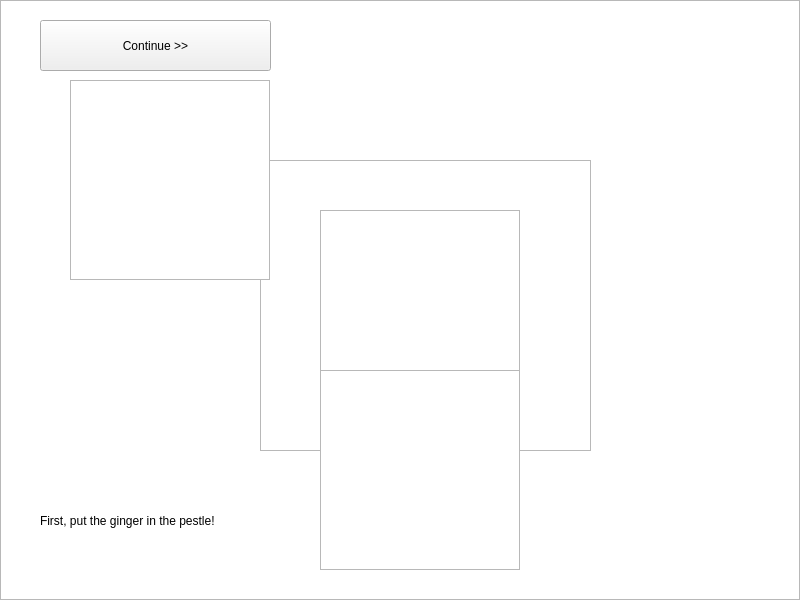
<?xml version="1.0" encoding="UTF-8"?>
<ui version="4.0">
 <class>LevelOne</class>
 <widget class="QWidget" name="LevelOne">
  <property name="geometry">
   <rect>
    <x>0</x>
    <y>0</y>
    <width>800</width>
    <height>600</height>
   </rect>
  </property>
  <property name="windowTitle">
   <string>Form</string>
  </property>
  <widget class="QStackedWidget" name="levelOneSteps">
   <property name="geometry">
    <rect>
     <x>0</x>
     <y>0</y>
     <width>801</width>
     <height>601</height>
    </rect>
   </property>
   <property name="currentIndex">
    <number>3</number>
   </property>
   <widget class="QWidget" name="page">
    <widget class="QGraphicsView" name="pot">
     <property name="geometry">
      <rect>
       <x>450</x>
       <y>215</y>
       <width>380</width>
       <height>300</height>
      </rect>
     </property>
    </widget>
    <widget class="DragItem" name="onion" native="true">
     <property name="geometry">
      <rect>
       <x>0</x>
       <y>0</y>
       <width>800</width>
       <height>600</height>
      </rect>
     </property>
    </widget>
    <widget class="DragItem" name="wine" native="true">
     <property name="geometry">
      <rect>
       <x>0</x>
       <y>0</y>
       <width>800</width>
       <height>600</height>
      </rect>
     </property>
    </widget>
    <widget class="DragItem" name="ginger" native="true">
     <property name="geometry">
      <rect>
       <x>0</x>
       <y>0</y>
       <width>800</width>
       <height>600</height>
      </rect>
     </property>
    </widget>
    <widget class="DragItem" name="chicken" native="true">
     <property name="geometry">
      <rect>
       <x>0</x>
       <y>0</y>
       <width>800</width>
       <height>600</height>
      </rect>
     </property>
    </widget>
    <widget class="QPushButton" name="sceneOneContinue">
     <property name="geometry">
      <rect>
       <x>40</x>
       <y>20</y>
       <width>231</width>
       <height>51</height>
      </rect>
     </property>
     <property name="text">
      <string>Continue &gt;&gt;&gt;</string>
     </property>
    </widget>
    <widget class="QLabel" name="stepLabel">
     <property name="geometry">
      <rect>
       <x>30</x>
       <y>520</y>
       <width>271</width>
       <height>20</height>
      </rect>
     </property>
     <property name="styleSheet">
      <string notr="true"/>
     </property>
     <property name="text">
      <string/>
     </property>
    </widget>
    <widget class="QLabel" name="infoBox">
     <property name="geometry">
      <rect>
       <x>430</x>
       <y>50</y>
       <width>331</width>
       <height>191</height>
      </rect>
     </property>
     <property name="text">
      <string/>
     </property>
    </widget>
    <widget class="QGraphicsView" name="scene1Background">
     <property name="geometry">
      <rect>
       <x>0</x>
       <y>0</y>
       <width>800</width>
       <height>600</height>
      </rect>
     </property>
    </widget>
    <zorder>scene1Background</zorder>
    <zorder>pot</zorder>
    <zorder>sceneOneContinue</zorder>
    <zorder>chicken</zorder>
    <zorder>wine</zorder>
    <zorder>onion</zorder>
    <zorder>ginger</zorder>
    <zorder>stepLabel</zorder>
    <zorder>infoBox</zorder>
   </widget>
   <widget class="QWidget" name="page_2">
    <widget class="QGraphicsView" name="pot_2">
     <property name="geometry">
      <rect>
       <x>520</x>
       <y>130</y>
       <width>231</width>
       <height>211</height>
      </rect>
     </property>
    </widget>
    <widget class="QSlider" name="ovenSettingSlider">
     <property name="geometry">
      <rect>
       <x>60</x>
       <y>340</y>
       <width>291</width>
       <height>31</height>
      </rect>
     </property>
     <property name="orientation">
      <enum>Qt::Orientation::Horizontal</enum>
     </property>
    </widget>
    <widget class="QLCDNumber" name="ovenMinCount">
     <property name="geometry">
      <rect>
       <x>60</x>
       <y>230</y>
       <width>291</width>
       <height>91</height>
      </rect>
     </property>
    </widget>
    <widget class="QPushButton" name="sceneTwoContinue">
     <property name="geometry">
      <rect>
       <x>40</x>
       <y>20</y>
       <width>231</width>
       <height>51</height>
      </rect>
     </property>
     <property name="text">
      <string>Continue &gt;&gt;&gt;</string>
     </property>
    </widget>
    <widget class="QGraphicsView" name="oven">
     <property name="geometry">
      <rect>
       <x>500</x>
       <y>320</y>
       <width>261</width>
       <height>231</height>
      </rect>
     </property>
    </widget>
    <widget class="QLabel" name="label">
     <property name="geometry">
      <rect>
       <x>280</x>
       <y>180</y>
       <width>61</width>
       <height>51</height>
      </rect>
     </property>
     <property name="text">
      <string>Minutes</string>
     </property>
    </widget>
    <widget class="QLabel" name="ovenInstruction">
     <property name="geometry">
      <rect>
       <x>60</x>
       <y>110</y>
       <width>271</width>
       <height>51</height>
      </rect>
     </property>
     <property name="text">
      <string>Adjust the heat to low using the slide bar</string>
     </property>
    </widget>
    <widget class="QLabel" name="label_3">
     <property name="geometry">
      <rect>
       <x>10</x>
       <y>340</y>
       <width>41</width>
       <height>31</height>
      </rect>
     </property>
     <property name="text">
      <string>Low</string>
     </property>
    </widget>
    <widget class="QLabel" name="label_4">
     <property name="geometry">
      <rect>
       <x>370</x>
       <y>340</y>
       <width>41</width>
       <height>31</height>
      </rect>
     </property>
     <property name="text">
      <string>High</string>
     </property>
    </widget>
    <widget class="QGraphicsView" name="scene2Background">
     <property name="geometry">
      <rect>
       <x>0</x>
       <y>0</y>
       <width>800</width>
       <height>600</height>
      </rect>
     </property>
    </widget>
    <zorder>scene2Background</zorder>
    <zorder>pot_2</zorder>
    <zorder>ovenSettingSlider</zorder>
    <zorder>ovenMinCount</zorder>
    <zorder>sceneTwoContinue</zorder>
    <zorder>oven</zorder>
    <zorder>label</zorder>
    <zorder>ovenInstruction</zorder>
    <zorder>label_3</zorder>
    <zorder>label_4</zorder>
   </widget>
   <widget class="QWidget" name="page_3">
    <widget class="QGraphicsView" name="iceWaterBowl">
     <property name="geometry">
      <rect>
       <x>250</x>
       <y>260</y>
       <width>491</width>
       <height>301</height>
      </rect>
     </property>
    </widget>
    <widget class="DragItem" name="chicken_2" native="true">
     <property name="geometry">
      <rect>
       <x>0</x>
       <y>0</y>
       <width>800</width>
       <height>600</height>
      </rect>
     </property>
    </widget>
    <widget class="QPushButton" name="sceneThreeContinue">
     <property name="geometry">
      <rect>
       <x>40</x>
       <y>20</y>
       <width>231</width>
       <height>51</height>
      </rect>
     </property>
     <property name="text">
      <string>Continue &gt;&gt;</string>
     </property>
    </widget>
    <widget class="QLabel" name="stepLabel4">
     <property name="geometry">
      <rect>
       <x>500</x>
       <y>70</y>
       <width>331</width>
       <height>31</height>
      </rect>
     </property>
     <property name="text">
      <string/>
     </property>
    </widget>
    <widget class="QGraphicsView" name="scene3Background">
     <property name="geometry">
      <rect>
       <x>0</x>
       <y>0</y>
       <width>800</width>
       <height>600</height>
      </rect>
     </property>
    </widget>
    <zorder>scene3Background</zorder>
    <zorder>iceWaterBowl</zorder>
    <zorder>chicken_2</zorder>
    <zorder>sceneThreeContinue</zorder>
    <zorder>stepLabel4</zorder>
   </widget>
   <widget class="QWidget" name="page_4">
    <widget class="QGraphicsView" name="cuttingBoard">
     <property name="geometry">
      <rect>
       <x>260</x>
       <y>160</y>
       <width>331</width>
       <height>291</height>
      </rect>
     </property>
    </widget>
    <widget class="DragItem" name="knife" native="true">
     <property name="geometry">
      <rect>
       <x>0</x>
       <y>0</y>
       <width>800</width>
       <height>600</height>
      </rect>
     </property>
    </widget>
    <widget class="DragItem" name="pestle" native="true">
     <property name="geometry">
      <rect>
       <x>0</x>
       <y>0</y>
       <width>800</width>
       <height>600</height>
      </rect>
     </property>
    </widget>
    <widget class="QLabel" name="stepLabel2">
     <property name="geometry">
      <rect>
       <x>40</x>
       <y>475</y>
       <width>211</width>
       <height>91</height>
      </rect>
     </property>
     <property name="text">
      <string>First, put the ginger in the pestle!</string>
     </property>
    </widget>
    <widget class="QGraphicsView" name="mortar">
     <property name="geometry">
      <rect>
       <x>320</x>
       <y>370</y>
       <width>200</width>
       <height>200</height>
      </rect>
     </property>
    </widget>
    <widget class="QPushButton" name="sceneFourContinue">
     <property name="geometry">
      <rect>
       <x>40</x>
       <y>20</y>
       <width>231</width>
       <height>51</height>
      </rect>
     </property>
     <property name="text">
      <string>Continue &gt;&gt;</string>
     </property>
    </widget>
    <widget class="DragItem" name="garlic" native="true">
     <property name="geometry">
      <rect>
       <x>0</x>
       <y>0</y>
       <width>800</width>
       <height>600</height>
      </rect>
     </property>
    </widget>
    <widget class="DragItem" name="ginger_2" native="true">
     <property name="geometry">
      <rect>
       <x>0</x>
       <y>0</y>
       <width>800</width>
       <height>600</height>
      </rect>
     </property>
    </widget>
    <widget class="QGraphicsView" name="mashedIngredients">
     <property name="geometry">
      <rect>
       <x>70</x>
       <y>80</y>
       <width>200</width>
       <height>200</height>
      </rect>
     </property>
    </widget>
    <widget class="QGraphicsView" name="chicken_3">
     <property name="geometry">
      <rect>
       <x>320</x>
       <y>210</y>
       <width>200</width>
       <height>200</height>
      </rect>
     </property>
    </widget>
    <widget class="QLabel" name="infoBox_2">
     <property name="geometry">
      <rect>
       <x>350</x>
       <y>25</y>
       <width>320</width>
       <height>201</height>
      </rect>
     </property>
     <property name="text">
      <string/>
     </property>
    </widget>
    <widget class="QGraphicsView" name="scene4Background">
     <property name="geometry">
      <rect>
       <x>0</x>
       <y>0</y>
       <width>800</width>
       <height>600</height>
      </rect>
     </property>
    </widget>
    <zorder>scene4Background</zorder>
    <zorder>cuttingBoard</zorder>
    <zorder>chicken_3</zorder>
    <zorder>mortar</zorder>
    <zorder>knife</zorder>
    <zorder>sceneFourContinue</zorder>
    <zorder>stepLabel2</zorder>
    <zorder>mashedIngredients</zorder>
    <zorder>pestle</zorder>
    <zorder>garlic</zorder>
    <zorder>ginger_2</zorder>
    <zorder>infoBox_2</zorder>
   </widget>
   <widget class="QWidget" name="page_5">
    <widget class="QGraphicsView" name="bowl">
     <property name="geometry">
      <rect>
       <x>450</x>
       <y>200</y>
       <width>300</width>
       <height>300</height>
      </rect>
     </property>
    </widget>
    <widget class="DragItem" name="chiliOil" native="true">
     <property name="geometry">
      <rect>
       <x>0</x>
       <y>0</y>
       <width>800</width>
       <height>600</height>
      </rect>
     </property>
    </widget>
    <widget class="DragItem" name="sesame" native="true">
     <property name="geometry">
      <rect>
       <x>0</x>
       <y>0</y>
       <width>800</width>
       <height>600</height>
      </rect>
     </property>
    </widget>
    <widget class="DragItem" name="mashedIng" native="true">
     <property name="geometry">
      <rect>
       <x>0</x>
       <y>0</y>
       <width>800</width>
       <height>600</height>
      </rect>
     </property>
    </widget>
    <widget class="DragItem" name="greenOnion" native="true">
     <property name="geometry">
      <rect>
       <x>0</x>
       <y>0</y>
       <width>800</width>
       <height>600</height>
      </rect>
     </property>
    </widget>
    <widget class="DragItem" name="cookedChicken" native="true">
     <property name="geometry">
      <rect>
       <x>0</x>
       <y>0</y>
       <width>800</width>
       <height>600</height>
      </rect>
     </property>
    </widget>
    <widget class="QPushButton" name="sceneFiveContinue">
     <property name="geometry">
      <rect>
       <x>40</x>
       <y>20</y>
       <width>231</width>
       <height>51</height>
      </rect>
     </property>
     <property name="text">
      <string>Continue &gt;&gt;&gt;</string>
     </property>
    </widget>
    <widget class="QLabel" name="stepLabel3">
     <property name="geometry">
      <rect>
       <x>40</x>
       <y>500</y>
       <width>371</width>
       <height>91</height>
      </rect>
     </property>
     <property name="text">
      <string/>
     </property>
    </widget>
    <widget class="QLabel" name="infoBox_3">
     <property name="geometry">
      <rect>
       <x>350</x>
       <y>25</y>
       <width>320</width>
       <height>201</height>
      </rect>
     </property>
     <property name="text">
      <string/>
     </property>
    </widget>
    <widget class="QGraphicsView" name="scene5Background">
     <property name="geometry">
      <rect>
       <x>0</x>
       <y>0</y>
       <width>800</width>
       <height>600</height>
      </rect>
     </property>
    </widget>
    <zorder>scene5Background</zorder>
    <zorder>bowl</zorder>
    <zorder>sceneFiveContinue</zorder>
    <zorder>cookedChicken</zorder>
    <zorder>greenOnion</zorder>
    <zorder>mashedIng</zorder>
    <zorder>sesame</zorder>
    <zorder>chiliOil</zorder>
    <zorder>stepLabel3</zorder>
    <zorder>infoBox_3</zorder>
   </widget>
   <widget class="QWidget" name="page_6">
    <widget class="QGraphicsView" name="kouShui">
     <property name="geometry">
      <rect>
       <x>280</x>
       <y>180</y>
       <width>210</width>
       <height>210</height>
      </rect>
     </property>
    </widget>
    <widget class="QLabel" name="winLabel">
     <property name="geometry">
      <rect>
       <x>290</x>
       <y>500</y>
       <width>191</width>
       <height>16</height>
      </rect>
     </property>
     <property name="text">
      <string>Congrats you made the dish!</string>
     </property>
    </widget>
    <widget class="QPushButton" name="levelsMenuButton">
     <property name="geometry">
      <rect>
       <x>40</x>
       <y>40</y>
       <width>231</width>
       <height>51</height>
      </rect>
     </property>
     <property name="text">
      <string>Go back to menu</string>
     </property>
    </widget>
    <widget class="QGraphicsView" name="scene6Background">
     <property name="geometry">
      <rect>
       <x>0</x>
       <y>0</y>
       <width>800</width>
       <height>600</height>
      </rect>
     </property>
    </widget>
    <zorder>scene6Background</zorder>
    <zorder>kouShui</zorder>
    <zorder>winLabel</zorder>
    <zorder>levelsMenuButton</zorder>
   </widget>
  </widget>
 </widget>
 <customwidgets>
  <customwidget>
   <class>DragItem</class>
   <extends>QWidget</extends>
   <header location="global">dragitem.h</header>
   <container>1</container>
  </customwidget>
 </customwidgets>
 <resources/>
 <connections/>
</ui>
